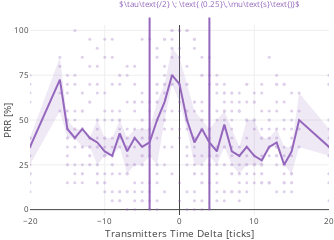
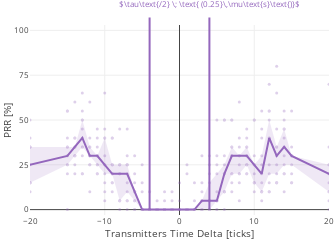
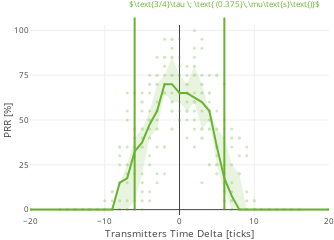
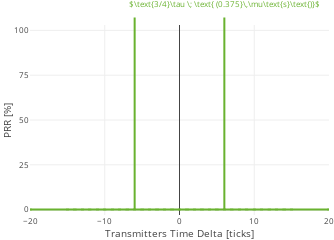

These figures' notebook cell, in order:
### Code cell
ModeList = [i for i in Modes]

# Adjust the plot size    
if output_format == 'paper':
    custom_layout = dict(
        font = {"size":font_size_px},
        margin = dict(l=30, r=5, t=25, b=25),
        width = 0.5*landscapewidth_px,
        height = 150,
        title = '',
        showlegend = False
    )
else: 
    custom_layout = None
    
# for i in [ModeList[0]]:
for i in Modes:
    
    # With same payload
    plot_name = 'CIdelayBound_%s.pdf' % i
    figure = prr_f_TimeDelta(
        df,
        PowerDelta=0,
        SamePayload=1,
        TransPair='all',
        ModesToShow=[i],
        DataPath=DataPath,
        showMarkers=True,
        showCI=True,
        showTimeThreshold=True
        )
    figure.update_layout(custom_layout)
    figure.show()
    figure.write_image(str(plot_path / plot_name))
    
    # With different payload
    plot_name = 'CIdelayBound_%s_DiffPayload.pdf' % i
    figure = prr_f_TimeDelta(
        df,
        PowerDelta=0,
        SamePayload=0,
        TransPair='all',
        ModesToShow=[i],
        DataPath=DataPath,
        showMarkers=True,
        showCI=True,
        showTimeThreshold=True
        )
    figure.update_layout(custom_layout)
    figure.show()
    figure.write_image(str(plot_path / plot_name))

### Figure 1 — Plotly figure (JSON) as saved in the notebook; plotly's stock layout.template omitted (floating-point values rounded to 4 significant figures; data arrays with more than 128 entries replaced by an {"elided": "..."} marker saying what was removed)
{"data": [{"hoverinfo": "skip", "legendgroup": "0", "marker": {"color": "#9467bd", "size": 3}, "mode": "markers", "name": "IEEE 802.15.4", "opacity": 0.3, "showlegend": false, "type": "scatter", "x": {"elided": "912 int values"}, "y": {"elided": "912 int values"}}, {"legendgroup": "0", "line": {"color": "#9467bd"}, "mode": "lines", "name": "IEEE 802.15.4 median", "showlegend": true, "type": "scatter", "x": [-140, -120, -100, -90, -80, -75, -70, -60, -50, -45, -40, -35, -30, -25, -20, -16, -15, -14, -13, -12, -11, -10, -9, -8, -7, -6, -5, -4, -3, -2, -1, 0, 1, 2, 3, 4, 5, 6, 7, 8, 9, 10, 11, 12, 13, 14, 15, 16, 20, 25, 30, 35, 40, 45, 50, 60, 70, 75, 80, 90, 100, 120, 140], "y": [45, 50, 22.5, 27.5, 40, 95, 10, 15, 40, 60, 25, 0, 7.5, 27.5, 35, 72.5, 45, 40, 45, 40, 37.5, 32.5, 30, 42.5, 32.5, 40, 35, 37.5, 50, 60, 75, 70, 50, 37.5, 45, 37.5, 32.5, 47.5, 32.5, 30, 35, 30, 27.5, 35, 37.5, 25, 32.5, 50, 35, 22.5, 0, 12.5, 50, 57.5, 45, 7.5, 15, 100, 22.5, 10, 20, 22.5, 35]}, {"fill": "toself", "hoverinfo": "skip", "legendgroup": "0", "line": {"color": "#9467bd", "width": 0}, "mode": "lines", "name": "IEEE 802.15.4 CI", "opacity": 0.3, "showlegend": false, "type": "scatter", "x": [-140, -120, -100, -90, -80, -75, -70, -60, -50, -45, -40, -35, -30, -25, -20, -16, -15, -14, -13, -12, -11, -10, -9, -8, -7, -6, -5, -4, -3, -2, -1, 0, 1, 2, 3, 4, 5, 6, 7, 8, 9, 10, 11, 12, 13, 14, 15, 16, 20, 25, 30, 35, 40, 45, 50, 60, 70, 75, 80, 90, 100, 120, 140, 140, 120, 100, 90, 80, 75, 70, 60, 50, 45, 40, 35, 30, 25, 20, 16, 15, 14, 13, 12, 11, 10, 9, 8, 7, 6, 5, 4, 3, 2, 1, 0, -1, -2, -3, -4, -5, -6, -7, -8, -9, -10, -11, -12, -13, -14, -15, -16, -20, -25, -30, -35, -40, -45, -50, -60, -70, -75, -80, -90, -100, -120, -140], "y": [35, 30, 15, 20, 20, 85, 5, 10, 25, 40, 20, 0, 0, 25, 25, 55, 40, 40, 35, 35, 25, 30, 30, 35, 20, 25, 25, 30, 25, 50, 70, 60, 45, 25, 25, 30, 25, 35, 25, 20, 25, 25, 25, 35, 35, 25, 20, 35, 30, 15, 0, 10, 40, 40, 40, 0, 5, 50, 5, 5, 20, 15, 25, 45, 45, 35, 25, 40, 100, 40, 10, 60, 70, 50, 20, 0, 35, 45, 65, 35, 35, 45, 40, 40, 50, 50, 35, 45, 55, 50, 45, 50, 55, 70, 85, 90, 70, 60, 45, 45, 45, 40, 50, 40, 40, 50, 40, 45, 45, 50, 85, 40, 40, 10, 5, 30, 80, 65, 20, 15, 100, 45, 30, 35, 60, 55]}], "layout": {"annotations": [{"arrowcolor": "#9467bd", "arrowside": "none", "ax": -4, "axref": "x", "ay": 115, "ayref": "y", "borderpad": 8, "font": {"color": "#9467bd"}, "showarrow": true, "text": " ", "x": -4, "xref": "x", "y": 0, "yref": "y"}, {"arrowcolor": "#9467bd", "arrowside": "none", "ax": 4, "axref": "x", "ay": 115, "ayref": "y", "borderpad": 8, "font": {"color": "#9467bd"}, "showarrow": true, "text": "$\\tau\\text{/2} \\; \\text{ (0.25}\\,\\mu\\text{s}\\text{)}$", "x": 4, "xref": "x", "y": 0, "yref": "y"}], "font": {"size": 8}, "height": 150, "legend": {"orientation": "h", "x": 0.5, "xanchor": "center", "y": 1.15, "yanchor": "top"}, "margin": {"b": 25, "l": 30, "r": 5, "t": 25}, "showlegend": false, "title": {"text": ""}, "uirevision": true, "width": 334, "xaxis": {"range": [-20, 20], "title": {"text": "Transmitters Time Delta [ticks]"}}, "yaxis": {"range": [-3, 103], "tickvals": [0, 25, 50, 75, 100], "title": {"text": "PRR [%]"}}}}

### Figure 2 — Plotly figure (JSON) as saved in the notebook; plotly's stock layout.template omitted (floating-point values rounded to 4 significant figures; data arrays with more than 128 entries replaced by an {"elided": "..."} marker saying what was removed)
{"data": [{"hoverinfo": "skip", "legendgroup": "0", "marker": {"color": "#9467bd", "size": 3}, "mode": "markers", "name": "IEEE 802.15.4", "opacity": 0.3, "showlegend": false, "type": "scatter", "x": {"elided": "621 int values"}, "y": {"elided": "621 int values"}}, {"legendgroup": "0", "line": {"color": "#9467bd"}, "mode": "lines", "name": "IEEE 802.15.4 median", "showlegend": true, "type": "scatter", "x": [-140, -120, -100, -90, -80, -70, -60, -50, -45, -40, -35, -30, -25, -20, -15, -14, -13, -12, -11, -10, -9, -8, -7, -6, -5, -4, -3, -2, -1, 0, 1, 2, 3, 4, 5, 6, 7, 8, 9, 10, 11, 12, 13, 14, 15, 20, 25, 30, 35, 40, 45, 50, 60, 70, 80, 90, 100, 120, 140], "y": [50, 35, 25, 25, 40, 5, 20, 40, 55, 25, 0, 0, 30, 25, 30, 35, 40, 30, 30, 25, 20, 20, 20, 10, 0, 0, 0, 0, 0, 0, 0, 0, 5, 5, 5, 20, 30, 30, 30, 25, 20, 40, 30, 35, 30, 20, 10, 0, 20, 55, 55, 45, 0, 20, 30, 30, 15, 35, 45]}, {"fill": "toself", "hoverinfo": "skip", "legendgroup": "0", "line": {"color": "#9467bd", "width": 0}, "mode": "lines", "name": "IEEE 802.15.4 CI", "opacity": 0.3, "showlegend": false, "type": "scatter", "x": [-140, -120, -100, -90, -80, -70, -60, -50, -45, -40, -35, -30, -25, -20, -15, -14, -13, -12, -11, -10, -9, -8, -7, -6, -5, -4, -3, -2, -1, 0, 1, 2, 3, 4, 5, 6, 7, 8, 9, 10, 11, 12, 13, 14, 15, 20, 25, 30, 35, 40, 45, 50, 60, 70, 80, 90, 100, 120, 140, 140, 120, 100, 90, 80, 70, 60, 50, 45, 40, 35, 30, 25, 20, 15, 14, 13, 12, 11, 10, 9, 8, 7, 6, 5, 4, 3, 2, 1, 0, -1, -2, -3, -4, -5, -6, -7, -8, -9, -10, -11, -12, -13, -14, -15, -20, -25, -30, -35, -40, -45, -50, -60, -70, -80, -90, -100, -120, -140], "y": [45, 30, 15, 25, 40, 5, 10, 40, 50, 15, 0, 0, 20, 15, 25, 30, 35, 30, 25, 20, 20, 5, 10, 5, 0, 0, 0, 0, 0, 0, 0, 0, 0, 0, 5, 10, 20, 20, 25, 15, 10, 20, 20, 25, 25, 10, 5, 0, 5, 40, 40, 35, 0, 15, 15, 5, 15, 15, 40, 65, 50, 55, 35, 40, 25, 25, 70, 65, 65, 20, 0, 25, 25, 30, 45, 35, 50, 30, 25, 35, 30, 35, 25, 20, 15, 5, 0, 0, 0, 0, 0, 0, 0, 0, 10, 25, 25, 25, 40, 30, 35, 50, 35, 35, 35, 30, 5, 5, 40, 70, 55, 30, 40, 45, 30, 45, 55, 70]}], "layout": {"annotations": [{"arrowcolor": "#9467bd", "arrowside": "none", "ax": -4, "axref": "x", "ay": 115, "ayref": "y", "borderpad": 8, "font": {"color": "#9467bd"}, "showarrow": true, "text": " ", "x": -4, "xref": "x", "y": 0, "yref": "y"}, {"arrowcolor": "#9467bd", "arrowside": "none", "ax": 4, "axref": "x", "ay": 115, "ayref": "y", "borderpad": 8, "font": {"color": "#9467bd"}, "showarrow": true, "text": "$\\tau\\text{/2} \\; \\text{ (0.25}\\,\\mu\\text{s}\\text{)}$", "x": 4, "xref": "x", "y": 0, "yref": "y"}], "font": {"size": 8}, "height": 150, "legend": {"orientation": "h", "x": 0.5, "xanchor": "center", "y": 1.15, "yanchor": "top"}, "margin": {"b": 25, "l": 30, "r": 5, "t": 25}, "showlegend": false, "title": {"text": ""}, "uirevision": true, "width": 334, "xaxis": {"range": [-20, 20], "title": {"text": "Transmitters Time Delta [ticks]"}}, "yaxis": {"range": [-3, 103], "tickvals": [0, 25, 50, 75, 100], "title": {"text": "PRR [%]"}}}}

### Figure 3 — Plotly figure (JSON) as saved in the notebook; plotly's stock layout.template omitted (floating-point values rounded to 4 significant figures; data arrays with more than 128 entries replaced by an {"elided": "..."} marker saying what was removed)
{"data": [{"hoverinfo": "skip", "legendgroup": "2", "marker": {"color": "#69B22F", "size": 3}, "mode": "markers", "name": "BLE 2 Mbit", "opacity": 0.3, "showlegend": false, "type": "scatter", "x": {"elided": "786 int values"}, "y": {"elided": "786 int values"}}, {"legendgroup": "2", "line": {"color": "#69B22F"}, "mode": "lines", "name": "BLE 2 Mbit median", "showlegend": true, "type": "scatter", "x": [-140, -120, -100, -90, -80, -75, -70, -60, -50, -45, -40, -35, -30, -25, -20, -16, -15, -14, -13, -12, -11, -10, -9, -8, -7, -6, -5, -4, -3, -2, -1, 0, 1, 2, 3, 4, 5, 6, 7, 8, 9, 10, 11, 12, 13, 14, 15, 16, 20, 25, 30, 35, 40, 45, 50, 60, 70, 75, 80, 90, 100, 120, 140], "y": [0, 0, 0, 0, 0, 0, 0, 0, 0, 0, 0, 0, 0, 0, 0, 0, 0, 0, 0, 0, 0, 0, 0, 15, 17.5, 32.5, 37.5, 47.5, 55, 70, 70, 65, 65, 62.5, 60, 55, 35, 17.5, 7.5, 0, 0, 0, 0, 0, 0, 0, 0, 0, 0, 0, 0, 0, 0, 0, 0, 0, 0, 0, 0, 0, 0, 0, 0]}, {"fill": "toself", "hoverinfo": "skip", "legendgroup": "2", "line": {"color": "#69B22F", "width": 0}, "mode": "lines", "name": "BLE 2 Mbit CI", "opacity": 0.3, "showlegend": false, "type": "scatter", "x": [-140, -120, -100, -90, -80, -75, -70, -60, -50, -45, -40, -35, -30, -25, -20, -16, -15, -14, -13, -12, -11, -10, -9, -8, -7, -6, -5, -4, -3, -2, -1, 0, 1, 2, 3, 4, 5, 6, 7, 8, 9, 10, 11, 12, 13, 14, 15, 16, 20, 25, 30, 35, 40, 45, 50, 60, 70, 75, 80, 90, 100, 120, 140, 140, 120, 100, 90, 80, 75, 70, 60, 50, 45, 40, 35, 30, 25, 20, 16, 15, 14, 13, 12, 11, 10, 9, 8, 7, 6, 5, 4, 3, 2, 1, 0, -1, -2, -3, -4, -5, -6, -7, -8, -9, -10, -11, -12, -13, -14, -15, -16, -20, -25, -30, -35, -40, -45, -50, -60, -70, -75, -80, -90, -100, -120, -140], "y": [0, 0, 0, 0, 0, 0, 0, 0, 0, 0, 0, 0, 0, 0, 0, 0, 0, 0, 0, 0, 0, 0, 0, 0, 0, 5, 20, 40, 45, 65, 60, 60, 55, 60, 45, 50, 25, 10, 0, 0, 0, 0, 0, 0, 0, 0, 0, 0, 0, 0, 0, 0, 0, 0, 0, 0, 0, 0, 0, 0, 0, 0, 0, 0, 0, 0, 0, 0, 0, 0, 0, 0, 0, 0, 0, 0, 0, 0, 0, 0, 0, 0, 0, 0, 0, 0, 20, 25, 40, 45, 55, 70, 80, 70, 75, 85, 75, 70, 55, 45, 40, 25, 15, 0, 0, 0, 0, 0, 0, 0, 0, 0, 0, 0, 0, 0, 0, 0, 0, 0, 0, 0, 0, 0, 0, 0]}], "layout": {"annotations": [{"arrowcolor": "#69B22F", "arrowside": "none", "ax": -6, "axref": "x", "ay": 115, "ayref": "y", "borderpad": 8, "font": {"color": "#69B22F"}, "showarrow": true, "text": " ", "x": -6, "xref": "x", "y": 0, "yref": "y"}, {"arrowcolor": "#69B22F", "arrowside": "none", "ax": 6, "axref": "x", "ay": 115, "ayref": "y", "borderpad": 8, "font": {"color": "#69B22F"}, "showarrow": true, "text": "$\\text{3/4}\\tau \\; \\text{ (0.375}\\,\\mu\\text{s}\\text{)}$", "x": 6, "xref": "x", "y": 0, "yref": "y"}], "font": {"size": 8}, "height": 150, "legend": {"orientation": "h", "x": 0.5, "xanchor": "center", "y": 1.15, "yanchor": "top"}, "margin": {"b": 25, "l": 30, "r": 5, "t": 25}, "showlegend": false, "title": {"text": ""}, "uirevision": true, "width": 334, "xaxis": {"range": [-20, 20], "title": {"text": "Transmitters Time Delta [ticks]"}}, "yaxis": {"range": [-3, 103], "tickvals": [0, 25, 50, 75, 100], "title": {"text": "PRR [%]"}}}}

### Figure 4 — Plotly figure (JSON) as saved in the notebook; plotly's stock layout.template omitted (floating-point values rounded to 4 significant figures; data arrays with more than 128 entries replaced by an {"elided": "..."} marker saying what was removed)
{"data": [{"hoverinfo": "skip", "legendgroup": "2", "marker": {"color": "#69B22F", "size": 3}, "mode": "markers", "name": "BLE 2 Mbit", "opacity": 0.3, "showlegend": false, "type": "scatter", "x": {"elided": "1065 int values"}, "y": {"elided": "1065 int values"}}, {"legendgroup": "2", "line": {"color": "#69B22F"}, "mode": "lines", "name": "BLE 2 Mbit median", "showlegend": true, "type": "scatter", "x": [-140, -120, -100, -90, -80, -70, -60, -50, -45, -40, -35, -30, -25, -20, -15, -14, -13, -12, -11, -10, -9, -8, -7, -6, -5, -4, -3, -2, -1, 0, 1, 2, 3, 4, 5, 6, 7, 8, 9, 10, 11, 12, 13, 14, 15, 20, 25, 30, 35, 40, 45, 50, 60, 70, 80, 90, 100, 120, 140], "y": [0, 0, 0, 0, 0, 0, 0, 0, 0, 0, 0, 0, 0, 0, 0, 0, 0, 0, 0, 0, 0, 0, 0, 0, 0, 0, 0, 0, 0, 0, 0, 0, 0, 0, 0, 0, 0, 0, 0, 0, 0, 0, 0, 0, 0, 0, 0, 0, 0, 0, 0, 0, 0, 0, 0, 0, 0, 0, 0]}, {"fill": "toself", "hoverinfo": "skip", "legendgroup": "2", "line": {"color": "#69B22F", "width": 0}, "mode": "lines", "name": "BLE 2 Mbit CI", "opacity": 0.3, "showlegend": false, "type": "scatter", "x": [-140, -120, -100, -90, -80, -70, -60, -50, -45, -40, -35, -30, -25, -20, -15, -14, -13, -12, -11, -10, -9, -8, -7, -6, -5, -4, -3, -2, -1, 0, 1, 2, 3, 4, 5, 6, 7, 8, 9, 10, 11, 12, 13, 14, 15, 20, 25, 30, 35, 40, 45, 50, 60, 70, 80, 90, 100, 120, 140, 140, 120, 100, 90, 80, 70, 60, 50, 45, 40, 35, 30, 25, 20, 15, 14, 13, 12, 11, 10, 9, 8, 7, 6, 5, 4, 3, 2, 1, 0, -1, -2, -3, -4, -5, -6, -7, -8, -9, -10, -11, -12, -13, -14, -15, -20, -25, -30, -35, -40, -45, -50, -60, -70, -80, -90, -100, -120, -140], "y": [0, 0, 0, 0, 0, 0, 0, 0, 0, 0, 0, 0, 0, 0, 0, 0, 0, 0, 0, 0, 0, 0, 0, 0, 0, 0, 0, 0, 0, 0, 0, 0, 0, 0, 0, 0, 0, 0, 0, 0, 0, 0, 0, 0, 0, 0, 0, 0, 0, 0, 0, 0, 0, 0, 0, 0, 0, 0, 0, 0, 0, 0, 0, 0, 0, 0, 0, 0, 0, 0, 0, 0, 0, 0, 0, 0, 0, 0, 0, 0, 0, 0, 0, 0, 0, 0, 0, 0, 0, 0, 0, 0, 0, 0, 0, 0, 0, 0, 0, 0, 0, 0, 0, 0, 0, 0, 0, 0, 0, 0, 0, 0, 0, 0, 0, 0, 0, 0]}], "layout": {"annotations": [{"arrowcolor": "#69B22F", "arrowside": "none", "ax": -6, "axref": "x", "ay": 115, "ayref": "y", "borderpad": 8, "font": {"color": "#69B22F"}, "showarrow": true, "text": " ", "x": -6, "xref": "x", "y": 0, "yref": "y"}, {"arrowcolor": "#69B22F", "arrowside": "none", "ax": 6, "axref": "x", "ay": 115, "ayref": "y", "borderpad": 8, "font": {"color": "#69B22F"}, "showarrow": true, "text": "$\\text{3/4}\\tau \\; \\text{ (0.375}\\,\\mu\\text{s}\\text{)}$", "x": 6, "xref": "x", "y": 0, "yref": "y"}], "font": {"size": 8}, "height": 150, "legend": {"orientation": "h", "x": 0.5, "xanchor": "center", "y": 1.15, "yanchor": "top"}, "margin": {"b": 25, "l": 30, "r": 5, "t": 25}, "showlegend": false, "title": {"text": ""}, "uirevision": true, "width": 334, "xaxis": {"range": [-20, 20], "title": {"text": "Transmitters Time Delta [ticks]"}}, "yaxis": {"range": [-3, 103], "tickvals": [0, 25, 50, 75, 100], "title": {"text": "PRR [%]"}}}}
